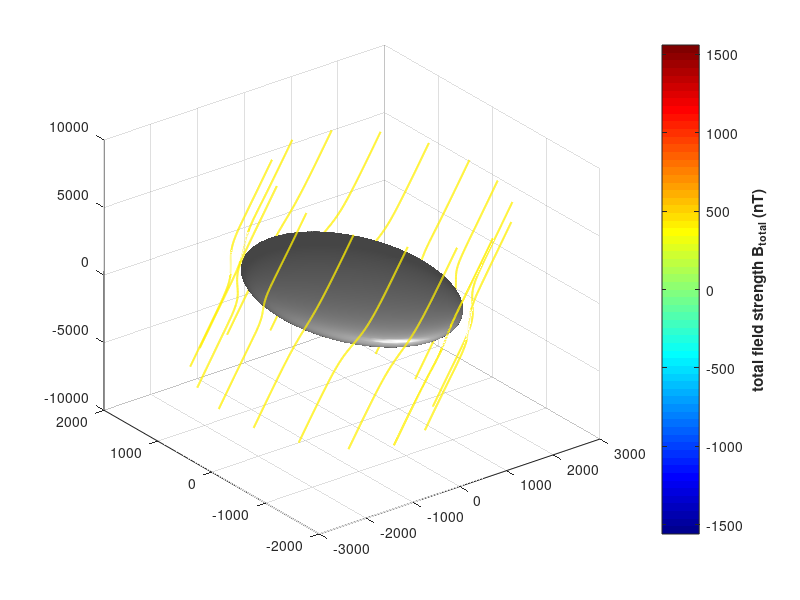

Write the MATLAB code that produced this figure. (Note: this script raises an error after producing the figure.)
%% visualizing btotal(t) 

clear
% define constants
r_m = 1560; % Europa radius (km)
A = 0.95; % amplitude response factor
phi = 0.14; % phase lag in radians
synodic_period = 11.23 * 3600; % 11.23 hr period
omega = 2*pi / (synodic_period); % synodic freq. (rad/sec)

% elliptical primary field amplitudes from Zimmer's range (IS-system)
Bprim_x_amp = 67;  % azimuthal (orbital travel direction)
Bprim_y_amp = 225;% radial (pointing toward Jupiter)
Bprim_z_amp = 410;

%%%%%%%%%%%%%%%%%%%%%%%%%%%%%%%%%%%%%%%%%%%%%%%%%%%%%%%%%%%%%%%%%%%%%%%%%%%%%%%%%%%%%%%%%%%%%%

% create spatial grid
grid_limit = 4 * r_m; 
num_points = 70;       
[X, Y, Z] = meshgrid(linspace(-grid_limit, grid_limit, num_points), ...
                     linspace(-grid_limit, grid_limit, num_points), ...
                     linspace(-grid_limit, grid_limit, num_points));

R = sqrt(X.^2 + Y.^2 + Z.^2);
mask = R >= r_m; 

% set up animation time array
num_frames = 60;
time_steps = linspace(0, synodic_period, num_frames);

fig = figure('Color', 'w');
set(gcf, 'Position', [100, 100, 900, 700]);

%%%%%%%%%%%%%%%%%%%%%%%%%%%%%%%%%%%%%%%%%%%%%%%%%%%%%%%%%%%%%%%%%%%%%%%%%%%%%%%%%%%%%%%%%%%%%%

% animation loop 
for t = time_steps

    r_dot_e0x = X; 
    r_dot_e0y = Y; 

    % complex secondary field: x-driven 
    coefx_c = -(A * Bprim_x_amp * r_m^3) .* exp(-1i*(omega * t - phi)) ./ (2 * R.^5);
    Bsecx_x = coefx_c .* (3 * r_dot_e0x .* X - R.^2);
    Bsecx_y = coefx_c .* (3 * r_dot_e0x .* Y);
    Bsecx_z = coefx_c .* (3 * r_dot_e0x .* Z);

    % complex secondary field: y-driven (90 deg / pi/2 shifted)
    coefy_c = -(A * Bprim_y_amp * r_m^3) .* exp(-1i*(omega*t - pi/2 - phi)) ./ (2 * R.^5);
    Bsecy_x = coefy_c .* (3 * r_dot_e0y .* X);
    Bsecy_y = coefy_c .* (3 * r_dot_e0y .* Y - R.^2);
    Bsecy_z = coefy_c .* (3 * r_dot_e0y .* Z);

    % complex primary background field
    Bprim_c_x = Bprim_x_amp * exp(-1i*omega*t);
    Bprim_c_y = Bprim_y_amp * exp(-1i*(omega*t - pi/2));
    Bprim_c_z = Bprim_z_amp;

    % superimpose total field fields and take real components
    Bx = real(Bsecx_x + Bsecy_x + Bprim_c_x);
    By = real(Bsecx_y + Bsecy_y + Bprim_c_y);
    Bz = real(Bsecx_z + Bsecy_z + Bprim_c_z);

    % zero interior field matrix
    Bx(~mask) = 0;
    By(~mask) = 0;
    Bz(~mask) = 0;

    % calculate total field magnitude 
    B_mag = sqrt(Bx.^2 + By.^2 + Bz.^2);


    % dynamic equator tracking from total primary field directions
    Bx_prim_now = real(Bprim_c_x);
    By_prim_now = real(Bprim_c_y);
    Bz_prim_now = real(Bprim_c_z);
    
    % find instantaneous alignment vector of the primary driving force
    m_real = [Bx_prim_now; By_prim_now; Bz_prim_now];
    m_hat = m_real / norm(m_real);

    % seed rings 
    v1 = cross(m_hat, [0; 0; 1]);
    if norm(v1) < 1e-6         
        v1 = cross(m_hat, [1; 0; 0]);
    end
    v1 = v1 / norm(v1);
    v2 = cross(m_hat, v1);      % guaranteed perpendicular to both m_hat and v1
    v2 = v2 / norm(v2);
    
    num_seeds_per_ring = 16;
    theta = linspace(0, 2*pi, num_seeds_per_ring);
    
    % shells
    radii_layers = 1.1 * r_m;
    
    total_seeds = length(radii_layers) * num_seeds_per_ring;
    seed_X = zeros(1, total_seeds);
    seed_Y = zeros(1, total_seeds);
    seed_Z = zeros(1, total_seeds);
    
    idx = 1;
    for r_seed = radii_layers
        for k = 1:length(theta)
            pt = r_seed * (cos(theta(k))*v1 + sin(theta(k))*v2);
            seed_X(idx) = pt(1);
            seed_Y(idx) = pt(2);
            seed_Z(idx) = pt(3);
            idx = idx + 1;
        end
    end

   
    clf;

 
    set(gcf, 'Color', 'w');
    
    % Europa
    [sx, sy, sz] = sphere(50);
    surf(sx*r_m, sy*r_m, sz*r_m, 'FaceColor', [0.75 0.75 0.75], ...
         'EdgeColor', 'none', 'FaceAlpha', 1.0);

    hold on;
    camlight('headlight'); lighting gouraud;

    verts_forward = stream3(X, Y, Z, Bx, By, Bz, seed_X(:), seed_Y(:), seed_Z(:));
    verts_backward = stream3(X, Y, Z, -Bx, -By, -Bz, seed_X(:), seed_Y(:), seed_Z(:));
    all_verts = [verts_forward; verts_backward];

% draw stitched streamlines using the surface gradient trick
    for k = 1:num_seeds_per_ring
        v_f = verts_forward{k};
        v_b = verts_backward{k};
        
        if isempty(v_f) && isempty(v_b)
            continue;
        elseif isempty(v_f)
            v = v_b;
        elseif isempty(v_b)
            v = v_f;
        else
            % flip backward lines to run into the seed point, then join with forward
            v = [flipud(v_b); v_f];
        end

        % get true field strength values along every point of the continuous path
        line_colors = interp3(X, Y, Z, B_mag, v(:,1), v(:,2), v(:,3));

        % create a 2 row surface grid to get true point by point gradients
        surf_x = [v(:,1)'; v(:,1)'];
        surf_y = [v(:,2)'; v(:,2)'];
        surf_z = [v(:,3)'; v(:,3)'];
        surf_c = [line_colors'; line_colors'];

        surface(surf_x, surf_y, surf_z, surf_c, ...
                'FaceColor', 'none', ...
                'EdgeColor', 'interp', ...
                'LineWidth', 1.4);
    end
  
    
    colormap(jet);
    c = colorbar;
    ylabel(c, 'total field strength B_{total} (nT)', 'FontWeight', 'bold');

   
    % eyeballed values 
    clim([300, 555]); 

    axis equal; grid on; box on;
    xlim([-grid_limit, grid_limit]);
    ylim([-grid_limit, grid_limit]);
    zlim([-grid_limit, grid_limit]);
    
    ax = gca;
    set(ax, 'XColor', 'k', 'YColor', 'k', 'FontSize', 20, 'ZColor', 'k', 'Color', 'w');
    xlabel('X - azimuthal \phi (km)', 'FontWeight', 'bold');
    ylabel('Y - radial towards Jupiter (km)', 'FontWeight', 'bold');
    zlabel('Z (km)', 'FontWeight', 'bold');

    view([90 0]); 
    title(sprintf('total field (B_{primary} + B_{secondary}) at t = %.2f hours', t/3600), ...
          'Color', 'k', 'FontSize', 20 , 'FontWeight', 'bold');

    drawnow;
    pause(0.04);
end
